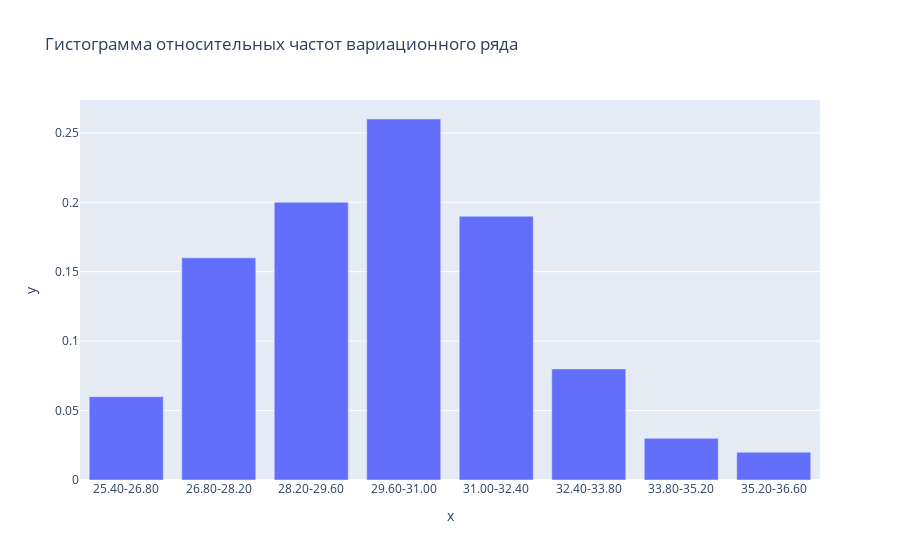

This figure's notebook cell:
### Markdown cell above
### Гистограмма распределения относительных частот интервального вариационного ряда

### Code cell
fig = px.bar(x=[f'{intervals[i]:.2f}-{intervals[i+1]:.2f}' for i in range(intervals.count()-1)], y=rel_intervals_freq.values.tolist()[0], title='Гистограмма относительных частот вариационного ряда')
fig.show()

### Figure 1 — Plotly figure (JSON) as saved in the notebook; plotly's stock layout.template omitted (floating-point values rounded to 4 significant figures)
{"data": [{"alignmentgroup": "True", "hovertemplate": "x=%{x}<br>y=%{y}<extra></extra>", "legendgroup": "", "marker": {"color": "#636efa", "pattern": {"shape": ""}}, "name": "", "offsetgroup": "", "orientation": "v", "showlegend": false, "textposition": "auto", "x": ["25.40-26.80", "26.80-28.20", "28.20-29.60", "29.60-31.00", "31.00-32.40", "32.40-33.80", "33.80-35.20", "35.20-36.60"], "xaxis": "x", "y": [0.06, 0.16, 0.2, 0.26, 0.19, 0.08, 0.03, 0.02], "yaxis": "y", "type": "bar"}], "layout": {"xaxis": {"anchor": "y", "domain": [0.0, 1.0], "title": {"text": "x"}}, "yaxis": {"anchor": "x", "domain": [0.0, 1.0], "title": {"text": "y"}}, "legend": {"tracegroupgap": 0}, "title": {"text": "Гистограмма относительных частот вариационного ряда"}, "barmode": "relative"}}
